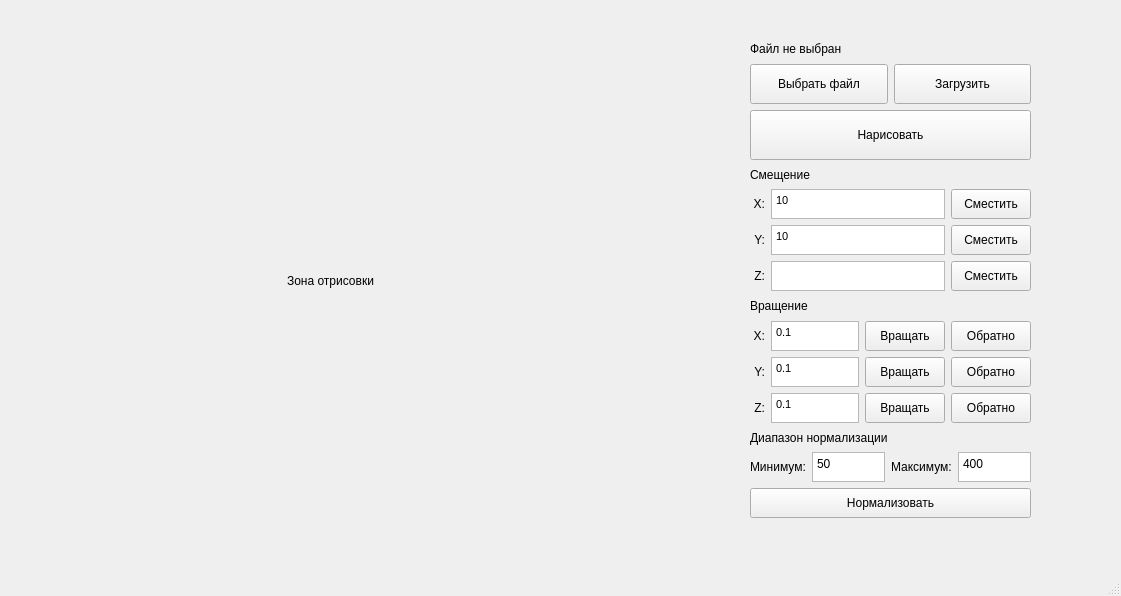
<?xml version="1.0" encoding="UTF-8"?>
<ui version="4.0">
 <class>MainWindow</class>
 <widget class="QMainWindow" name="MainWindow">
  <property name="geometry">
   <rect>
    <x>0</x>
    <y>0</y>
    <width>1121</width>
    <height>596</height>
   </rect>
  </property>
  <property name="windowTitle">
   <string>MainWindow</string>
  </property>
  <widget class="QWidget" name="centralwidget">
   <widget class="QLabel" name="draw_label">
    <property name="geometry">
     <rect>
      <x>10</x>
      <y>20</y>
      <width>641</width>
      <height>521</height>
     </rect>
    </property>
    <property name="text">
     <string>Зона отрисовки</string>
    </property>
    <property name="alignment">
     <set>Qt::AlignCenter</set>
    </property>
   </widget>
   <widget class="QWidget" name="verticalLayoutWidget">
    <property name="geometry">
     <rect>
      <x>750</x>
      <y>40</y>
      <width>281</width>
      <height>478</height>
     </rect>
    </property>
    <layout class="QVBoxLayout" name="verticalLayout">
     <item>
      <widget class="QLabel" name="fileName_label">
       <property name="text">
        <string>Файл не выбран</string>
       </property>
       <property name="wordWrap">
        <bool>true</bool>
       </property>
      </widget>
     </item>
     <item>
      <layout class="QHBoxLayout" name="horizontalLayout">
       <item>
        <widget class="QPushButton" name="fileDialog_bttn">
         <property name="minimumSize">
          <size>
           <width>0</width>
           <height>40</height>
          </size>
         </property>
         <property name="text">
          <string>Выбрать файл</string>
         </property>
        </widget>
       </item>
       <item>
        <widget class="QPushButton" name="fileLoad_bttn">
         <property name="minimumSize">
          <size>
           <width>0</width>
           <height>40</height>
          </size>
         </property>
         <property name="text">
          <string>Загрузить</string>
         </property>
        </widget>
       </item>
      </layout>
     </item>
     <item>
      <widget class="QPushButton" name="draw_bttn">
       <property name="minimumSize">
        <size>
         <width>0</width>
         <height>50</height>
        </size>
       </property>
       <property name="text">
        <string>Нарисовать</string>
       </property>
      </widget>
     </item>
     <item>
      <widget class="QLabel" name="label_3">
       <property name="text">
        <string>Смещение</string>
       </property>
      </widget>
     </item>
     <item>
      <layout class="QHBoxLayout" name="horizontalLayout_2">
       <item>
        <widget class="QLabel" name="label_4">
         <property name="minimumSize">
          <size>
           <width>15</width>
           <height>0</height>
          </size>
         </property>
         <property name="maximumSize">
          <size>
           <width>16777215</width>
           <height>30</height>
          </size>
         </property>
         <property name="text">
          <string>X:</string>
         </property>
         <property name="alignment">
          <set>Qt::AlignRight|Qt::AlignTrailing|Qt::AlignVCenter</set>
         </property>
        </widget>
       </item>
       <item>
        <widget class="QTextEdit" name="offset_x">
         <property name="maximumSize">
          <size>
           <width>16777215</width>
           <height>30</height>
          </size>
         </property>
         <property name="html">
          <string>&lt;!DOCTYPE HTML PUBLIC &quot;-//W3C//DTD HTML 4.0//EN&quot; &quot;http://www.w3.org/TR/REC-html40/strict.dtd&quot;&gt;
&lt;html&gt;&lt;head&gt;&lt;meta name=&quot;qrichtext&quot; content=&quot;1&quot; /&gt;&lt;style type=&quot;text/css&quot;&gt;
p, li { white-space: pre-wrap; }
&lt;/style&gt;&lt;/head&gt;&lt;body style=&quot; font-family:'MS Shell Dlg 2'; font-size:8.25pt; font-weight:400; font-style:normal;&quot;&gt;
&lt;p style=&quot; margin-top:0px; margin-bottom:0px; margin-left:0px; margin-right:0px; -qt-block-indent:0; text-indent:0px;&quot;&gt;10&lt;/p&gt;&lt;/body&gt;&lt;/html&gt;</string>
         </property>
        </widget>
       </item>
       <item>
        <widget class="QPushButton" name="offset_x_bttn">
         <property name="minimumSize">
          <size>
           <width>0</width>
           <height>30</height>
          </size>
         </property>
         <property name="text">
          <string>Сместить</string>
         </property>
        </widget>
       </item>
      </layout>
     </item>
     <item>
      <layout class="QHBoxLayout" name="horizontalLayout_3">
       <item>
        <widget class="QLabel" name="label_5">
         <property name="minimumSize">
          <size>
           <width>15</width>
           <height>0</height>
          </size>
         </property>
         <property name="maximumSize">
          <size>
           <width>16777215</width>
           <height>30</height>
          </size>
         </property>
         <property name="text">
          <string>Y:</string>
         </property>
         <property name="alignment">
          <set>Qt::AlignRight|Qt::AlignTrailing|Qt::AlignVCenter</set>
         </property>
        </widget>
       </item>
       <item>
        <widget class="QTextEdit" name="offset_y">
         <property name="maximumSize">
          <size>
           <width>16777215</width>
           <height>30</height>
          </size>
         </property>
         <property name="html">
          <string>&lt;!DOCTYPE HTML PUBLIC &quot;-//W3C//DTD HTML 4.0//EN&quot; &quot;http://www.w3.org/TR/REC-html40/strict.dtd&quot;&gt;
&lt;html&gt;&lt;head&gt;&lt;meta name=&quot;qrichtext&quot; content=&quot;1&quot; /&gt;&lt;style type=&quot;text/css&quot;&gt;
p, li { white-space: pre-wrap; }
&lt;/style&gt;&lt;/head&gt;&lt;body style=&quot; font-family:'MS Shell Dlg 2'; font-size:8.25pt; font-weight:400; font-style:normal;&quot;&gt;
&lt;p style=&quot; margin-top:0px; margin-bottom:0px; margin-left:0px; margin-right:0px; -qt-block-indent:0; text-indent:0px;&quot;&gt;10&lt;/p&gt;&lt;/body&gt;&lt;/html&gt;</string>
         </property>
        </widget>
       </item>
       <item>
        <widget class="QPushButton" name="offset_y_bttn">
         <property name="minimumSize">
          <size>
           <width>0</width>
           <height>30</height>
          </size>
         </property>
         <property name="text">
          <string>Сместить</string>
         </property>
        </widget>
       </item>
      </layout>
     </item>
     <item>
      <layout class="QHBoxLayout" name="horizontalLayout_4">
       <item>
        <widget class="QLabel" name="label_6">
         <property name="minimumSize">
          <size>
           <width>15</width>
           <height>0</height>
          </size>
         </property>
         <property name="maximumSize">
          <size>
           <width>16777215</width>
           <height>30</height>
          </size>
         </property>
         <property name="text">
          <string>Z:</string>
         </property>
         <property name="alignment">
          <set>Qt::AlignRight|Qt::AlignTrailing|Qt::AlignVCenter</set>
         </property>
        </widget>
       </item>
       <item>
        <widget class="QTextEdit" name="offset_z">
         <property name="maximumSize">
          <size>
           <width>16777215</width>
           <height>30</height>
          </size>
         </property>
        </widget>
       </item>
       <item>
        <widget class="QPushButton" name="offset_z_bttn">
         <property name="minimumSize">
          <size>
           <width>0</width>
           <height>30</height>
          </size>
         </property>
         <property name="text">
          <string>Сместить</string>
         </property>
        </widget>
       </item>
      </layout>
     </item>
     <item>
      <widget class="QLabel" name="label_7">
       <property name="text">
        <string>Вращение</string>
       </property>
      </widget>
     </item>
     <item>
      <layout class="QHBoxLayout" name="horizontalLayout_5">
       <item>
        <widget class="QLabel" name="label_8">
         <property name="minimumSize">
          <size>
           <width>15</width>
           <height>0</height>
          </size>
         </property>
         <property name="maximumSize">
          <size>
           <width>16777215</width>
           <height>30</height>
          </size>
         </property>
         <property name="text">
          <string>X:</string>
         </property>
         <property name="alignment">
          <set>Qt::AlignRight|Qt::AlignTrailing|Qt::AlignVCenter</set>
         </property>
        </widget>
       </item>
       <item>
        <widget class="QTextEdit" name="rotation_x">
         <property name="maximumSize">
          <size>
           <width>16777215</width>
           <height>30</height>
          </size>
         </property>
         <property name="frameShadow">
          <enum>QFrame::Plain</enum>
         </property>
         <property name="html">
          <string>&lt;!DOCTYPE HTML PUBLIC &quot;-//W3C//DTD HTML 4.0//EN&quot; &quot;http://www.w3.org/TR/REC-html40/strict.dtd&quot;&gt;
&lt;html&gt;&lt;head&gt;&lt;meta name=&quot;qrichtext&quot; content=&quot;1&quot; /&gt;&lt;style type=&quot;text/css&quot;&gt;
p, li { white-space: pre-wrap; }
&lt;/style&gt;&lt;/head&gt;&lt;body style=&quot; font-family:'MS Shell Dlg 2'; font-size:8.25pt; font-weight:400; font-style:normal;&quot;&gt;
&lt;p style=&quot; margin-top:0px; margin-bottom:0px; margin-left:0px; margin-right:0px; -qt-block-indent:0; text-indent:0px;&quot;&gt;0.1&lt;/p&gt;&lt;/body&gt;&lt;/html&gt;</string>
         </property>
         <property name="placeholderText">
          <string>0.1</string>
         </property>
        </widget>
       </item>
       <item>
        <widget class="QPushButton" name="rotate_x_bttn">
         <property name="minimumSize">
          <size>
           <width>0</width>
           <height>30</height>
          </size>
         </property>
         <property name="text">
          <string>Вращать</string>
         </property>
        </widget>
       </item>
       <item>
        <widget class="QPushButton" name="rotate_x_back_bttn">
         <property name="minimumSize">
          <size>
           <width>0</width>
           <height>30</height>
          </size>
         </property>
         <property name="text">
          <string>Обратно</string>
         </property>
        </widget>
       </item>
      </layout>
     </item>
     <item>
      <layout class="QHBoxLayout" name="horizontalLayout_7">
       <item>
        <widget class="QLabel" name="label_10">
         <property name="minimumSize">
          <size>
           <width>15</width>
           <height>0</height>
          </size>
         </property>
         <property name="maximumSize">
          <size>
           <width>16777215</width>
           <height>30</height>
          </size>
         </property>
         <property name="text">
          <string>Y:</string>
         </property>
         <property name="alignment">
          <set>Qt::AlignRight|Qt::AlignTrailing|Qt::AlignVCenter</set>
         </property>
        </widget>
       </item>
       <item>
        <widget class="QTextEdit" name="rotation_y">
         <property name="maximumSize">
          <size>
           <width>16777215</width>
           <height>30</height>
          </size>
         </property>
         <property name="html">
          <string>&lt;!DOCTYPE HTML PUBLIC &quot;-//W3C//DTD HTML 4.0//EN&quot; &quot;http://www.w3.org/TR/REC-html40/strict.dtd&quot;&gt;
&lt;html&gt;&lt;head&gt;&lt;meta name=&quot;qrichtext&quot; content=&quot;1&quot; /&gt;&lt;style type=&quot;text/css&quot;&gt;
p, li { white-space: pre-wrap; }
&lt;/style&gt;&lt;/head&gt;&lt;body style=&quot; font-family:'MS Shell Dlg 2'; font-size:8.25pt; font-weight:400; font-style:normal;&quot;&gt;
&lt;p style=&quot; margin-top:0px; margin-bottom:0px; margin-left:0px; margin-right:0px; -qt-block-indent:0; text-indent:0px;&quot;&gt;0.1&lt;/p&gt;&lt;/body&gt;&lt;/html&gt;</string>
         </property>
        </widget>
       </item>
       <item>
        <widget class="QPushButton" name="rotate_y_bttn">
         <property name="minimumSize">
          <size>
           <width>0</width>
           <height>30</height>
          </size>
         </property>
         <property name="text">
          <string>Вращать</string>
         </property>
        </widget>
       </item>
       <item>
        <widget class="QPushButton" name="rotate_y_back_bttn">
         <property name="minimumSize">
          <size>
           <width>0</width>
           <height>30</height>
          </size>
         </property>
         <property name="text">
          <string>Обратно</string>
         </property>
        </widget>
       </item>
      </layout>
     </item>
     <item>
      <layout class="QHBoxLayout" name="horizontalLayout_6">
       <item>
        <widget class="QLabel" name="label_9">
         <property name="minimumSize">
          <size>
           <width>15</width>
           <height>0</height>
          </size>
         </property>
         <property name="maximumSize">
          <size>
           <width>16777215</width>
           <height>30</height>
          </size>
         </property>
         <property name="text">
          <string>Z:</string>
         </property>
         <property name="alignment">
          <set>Qt::AlignRight|Qt::AlignTrailing|Qt::AlignVCenter</set>
         </property>
        </widget>
       </item>
       <item>
        <widget class="QTextEdit" name="rotation_z">
         <property name="maximumSize">
          <size>
           <width>16777215</width>
           <height>30</height>
          </size>
         </property>
         <property name="layoutDirection">
          <enum>Qt::LeftToRight</enum>
         </property>
         <property name="styleSheet">
          <string notr="true"/>
         </property>
         <property name="html">
          <string>&lt;!DOCTYPE HTML PUBLIC &quot;-//W3C//DTD HTML 4.0//EN&quot; &quot;http://www.w3.org/TR/REC-html40/strict.dtd&quot;&gt;
&lt;html&gt;&lt;head&gt;&lt;meta name=&quot;qrichtext&quot; content=&quot;1&quot; /&gt;&lt;style type=&quot;text/css&quot;&gt;
p, li { white-space: pre-wrap; }
&lt;/style&gt;&lt;/head&gt;&lt;body style=&quot; font-family:'MS Shell Dlg 2'; font-size:8.25pt; font-weight:400; font-style:normal;&quot;&gt;
&lt;p style=&quot; margin-top:0px; margin-bottom:0px; margin-left:0px; margin-right:0px; -qt-block-indent:0; text-indent:0px;&quot;&gt;0.1&lt;/p&gt;&lt;/body&gt;&lt;/html&gt;</string>
         </property>
        </widget>
       </item>
       <item>
        <widget class="QPushButton" name="rotate_z_bttn">
         <property name="minimumSize">
          <size>
           <width>0</width>
           <height>30</height>
          </size>
         </property>
         <property name="text">
          <string>Вращать</string>
         </property>
        </widget>
       </item>
       <item>
        <widget class="QPushButton" name="rotate_z_back_bttn">
         <property name="minimumSize">
          <size>
           <width>0</width>
           <height>30</height>
          </size>
         </property>
         <property name="text">
          <string>Обратно</string>
         </property>
        </widget>
       </item>
      </layout>
     </item>
     <item>
      <widget class="QLabel" name="label">
       <property name="text">
        <string>Диапазон нормализации</string>
       </property>
      </widget>
     </item>
     <item>
      <layout class="QHBoxLayout" name="horizontalLayout_8">
       <item>
        <widget class="QLabel" name="label_2">
         <property name="text">
          <string>Минимум:</string>
         </property>
        </widget>
       </item>
       <item>
        <widget class="QPlainTextEdit" name="normalization_a">
         <property name="minimumSize">
          <size>
           <width>0</width>
           <height>30</height>
          </size>
         </property>
         <property name="maximumSize">
          <size>
           <width>16777215</width>
           <height>30</height>
          </size>
         </property>
         <property name="plainText">
          <string>50</string>
         </property>
        </widget>
       </item>
       <item>
        <widget class="QLabel" name="label_11">
         <property name="text">
          <string>Максимум:</string>
         </property>
        </widget>
       </item>
       <item>
        <widget class="QPlainTextEdit" name="normalization_b">
         <property name="minimumSize">
          <size>
           <width>0</width>
           <height>30</height>
          </size>
         </property>
         <property name="maximumSize">
          <size>
           <width>16777215</width>
           <height>30</height>
          </size>
         </property>
         <property name="plainText">
          <string>400</string>
         </property>
        </widget>
       </item>
      </layout>
     </item>
     <item>
      <widget class="QPushButton" name="normalization_bttn">
       <property name="minimumSize">
        <size>
         <width>0</width>
         <height>30</height>
        </size>
       </property>
       <property name="text">
        <string>Нормализовать</string>
       </property>
      </widget>
     </item>
    </layout>
   </widget>
  </widget>
  <widget class="QMenuBar" name="menubar">
   <property name="geometry">
    <rect>
     <x>0</x>
     <y>0</y>
     <width>1121</width>
     <height>21</height>
    </rect>
   </property>
  </widget>
  <widget class="QStatusBar" name="statusbar"/>
 </widget>
 <resources/>
 <connections/>
</ui>
